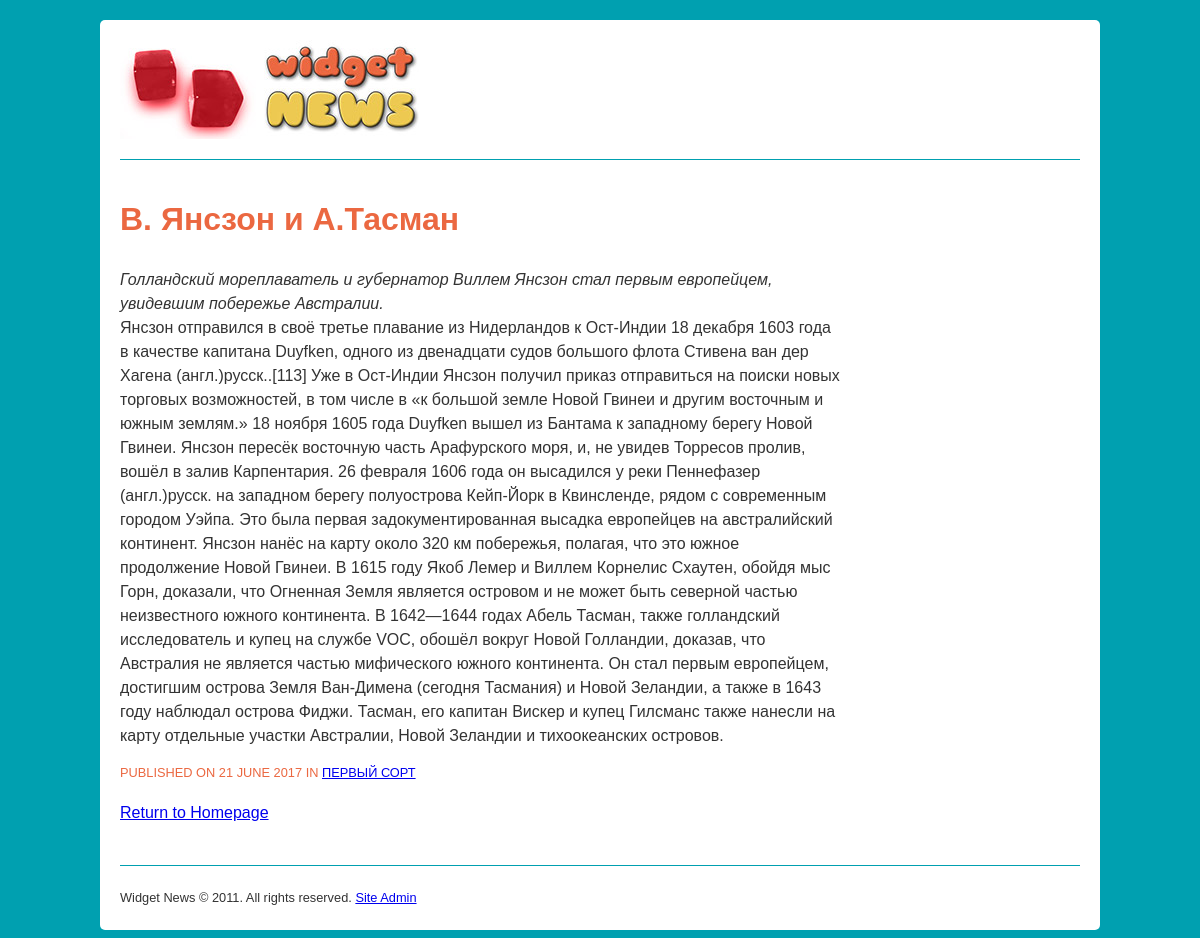
The app's page /?action=viewArticle&articleId=4 with its own data.
### tables this page shows
CREATE TABLE `articles` (
  `id` smallint(5) unsigned NOT NULL AUTO_INCREMENT,
  `publicationDate` date NOT NULL,
  `categoryId` smallint(5) unsigned NOT NULL,
  `title` varchar(255) NOT NULL,
  `summary` text NOT NULL,
  `content` mediumtext NOT NULL,
  PRIMARY KEY (`id`)
);

CREATE TABLE `categories` (
  `id` smallint(5) unsigned NOT NULL AUTO_INCREMENT,
  `name` varchar(255) NOT NULL,
  `description` text NOT NULL,
  PRIMARY KEY (`id`)
);

### classes/Article.php (called while the page is built, shortened)
<?php
class Article
	{
            public function __construct( $data=array() ) {
              if ( isset( $data['publicationDate'] ) ) {$this->publicationDate = (string) $data['publicationDate'];}
              if ( isset( $data['title'] ) ) {$this->title = $data['title'];}
              if ( isset( $data['summary'] ) ) {$this->summary = $data['summary'];}
              if ( isset( $data['content'] ) ) {$this->content = $data['content'];}
            }
            public static function getById( $id ) {
              $conn = new PDO( DB_DSN, DB_USERNAME, DB_PASSWORD );
              $sql = "SELECT *, UNIX_TIMESTAMP(publicationDate) AS publicationDate FROM articles WHERE id = :id";
              $st = $conn->prepare( $sql );
              $st->bindValue( ":id", $id, PDO::PARAM_INT );
              $st->execute();
              $row = $st->fetch();
              if ( $row ) { return new Article( $row );}
            }
        }

### classes/Category.php (called while the page is built, shortened)
<?php
	class Category
	{
	  public function __construct( $data=array() ) {
	    if ( isset( $data['id'] ) ) $this->id = (int) $data['id'];
	    if ( isset( $data['name'] ) ) $this->name = $data['name'];
	  }
	  public static function getById( $id ) {
	    $conn = new PDO( DB_DSN, DB_USERNAME, DB_PASSWORD );
	    $sql = "SELECT * FROM categories WHERE id = :id";
	    $st = $conn->prepare( $sql );
	    $st->bindValue( ":id", $id, PDO::PARAM_INT );
	    $st->execute();
	    $row = $st->fetch();
	    if ( $row ) return new Category( $row );
	  }
	}

### templates/viewArticle.php (the view)
<?php include "templates/include/header.php" ?>
    <h1 style="width: 75%;"><?php echo htmlspecialchars( $results['article']->title )?></h1>
    <div style="width: 75%; font-style: italic;"><?php echo htmlspecialchars( $results['article']->summary )?></div>
    <div style="width: 75%;"><?php echo $results['article']->content?></div>
    <p class="pubDate">Published on <?php  echo date('j F Y', $results['article']->publicationDate)?>
    <?php if ( $results['category'] ) { ?>
        in
        <a href="./?action=archive&amp;categoryId=<?php echo $results['category']->id?>">
            <?php echo htmlspecialchars( $results['category']->name ) ?>
        </a>
    <?php } ?>
    </p>
    <p><a href="./">Return to Homepage</a></p>
<?php include "templates/include/footer.php" ?>

### style.css (style rules this page uses)
body { margin: 0; color: #333; background-color: #00a0b0; font-family: "Trebuchet MS", Arial, Helvetica, sans-serif; line-height: 1.5em; }
h1 { color: #eb6841; margin-bottom: 30px; line-height: 1.2em; }
.pubDate { font-size: .8em; color: #eb6841; text-transform: uppercase; }

### records on screen
articles: title "В. Янсзон и А.Тасман", summary "Голландский мореплаватель и губернатор Виллем Янсзон стал первым европейцем, увидевшим побережье Австралии.", content "Янсзон отправился в своё третье плавание из Нидерландов к Ост-Индии 18 декабря 1603 года в качестве капитана Duyfken, одного из двенадцати судов большого флота Стивена ван дер Хагена (англ.)русск..[113] Уже в Ост-Индии Янсзон получил приказ отправиться на поиски новых торговых возможностей, в том числе в «к большой земле Новой Гвинеи и другим восточным и южным землям.» 18 ноября 1605 года Duyfken вышел из Бантама к западному берегу Новой Гвинеи. Янсзон пересёк восточную часть Арафурского моря, и, не увидев Торресов пролив, вошёл в залив Карпентария. 26 февраля 1606 года он высадился у реки Пеннефазер (англ.)русск. на западном берегу полуострова Кейп-Йорк в Квинсленде, рядом с современным…"
categories: name "ПЕРВЫЙ СОРТ"

### other values on screen
date('j F Y', $results['article']->publicationDate) "21 JUNE 2017"
